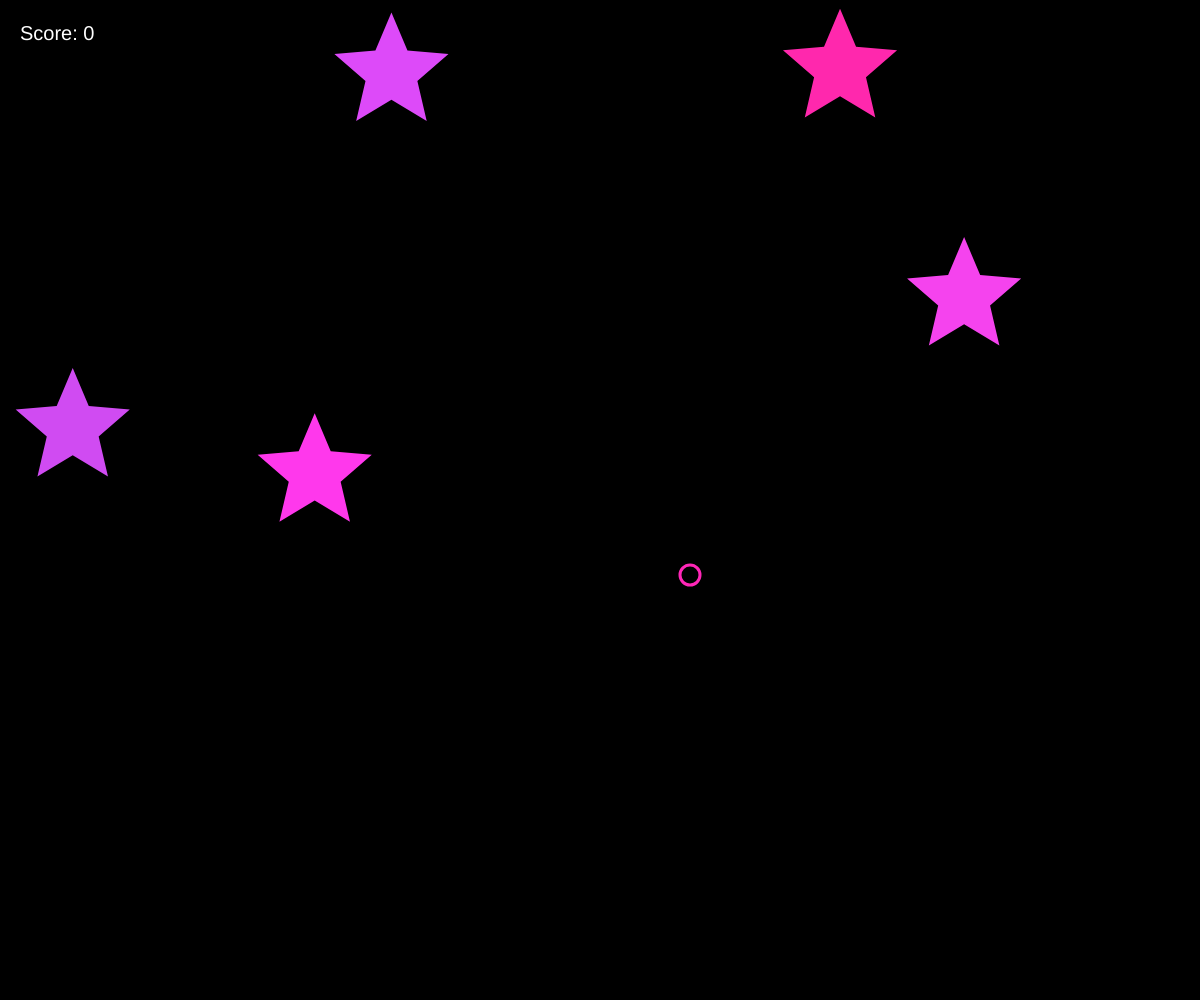
Frame 1 (no input)
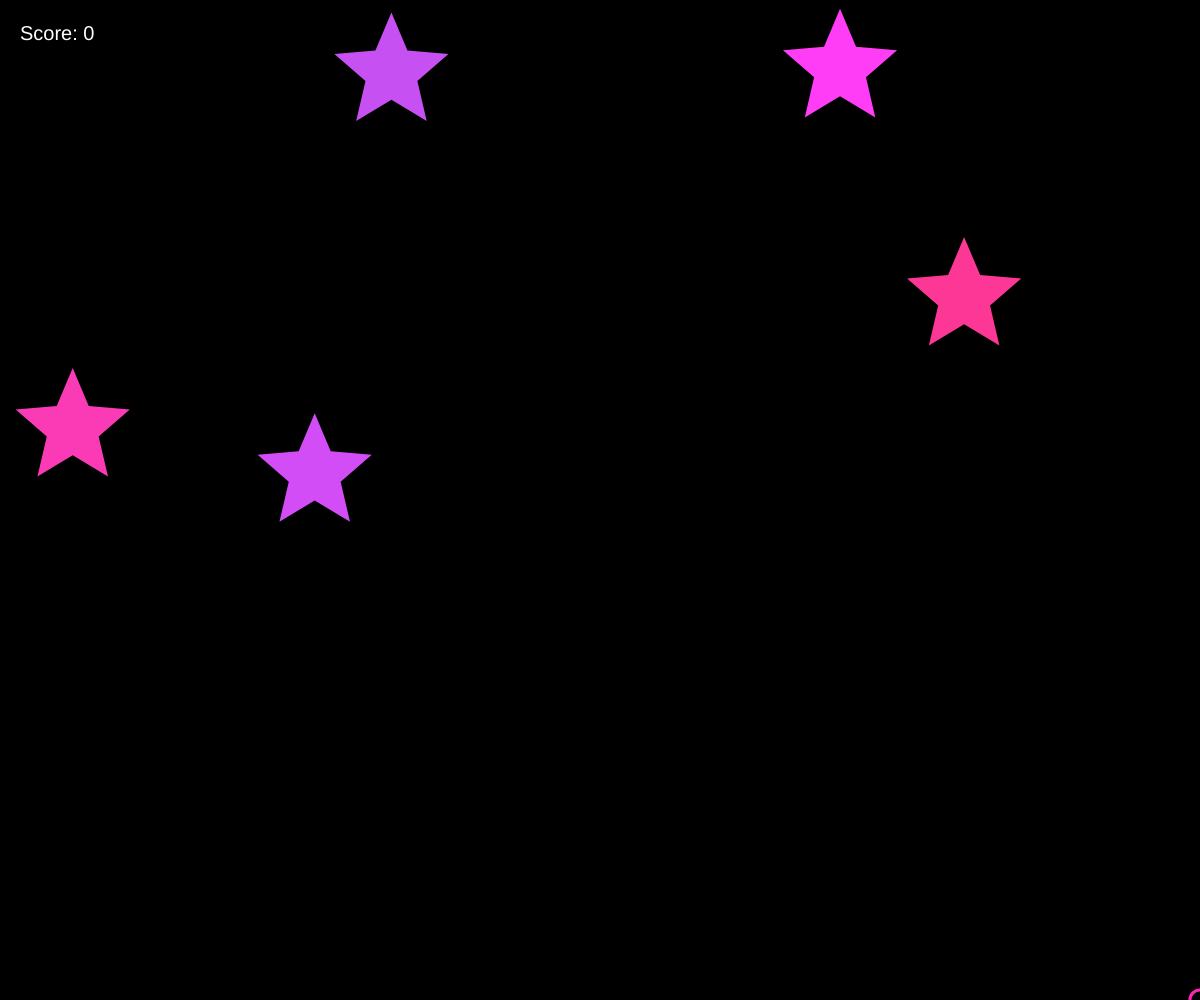
Frame 60 (no input)
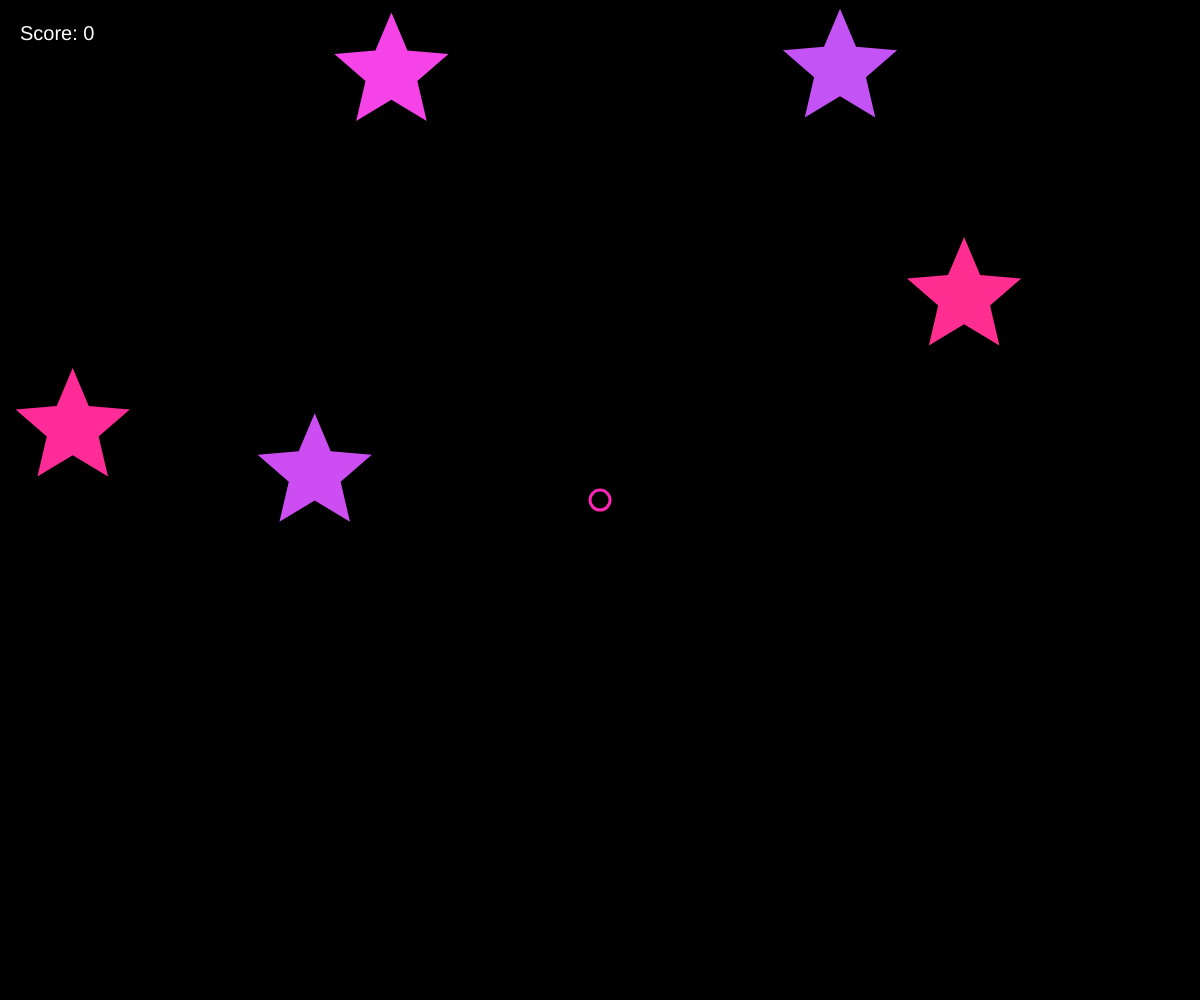
Frame 120 (the mouse pressed at the canvas centre since frame 60)

The p5.js sketch that drew these frames (run headless with seeded random() and noise() and a simulated clock; from frame 60 on, the mouse is pressed at the canvas centre):

// p5.js sketch
// ── sketch.js
let stars = [];
let score = 0;

let cursorX, cursorY;
let targetX, targetY;

const VEL_HUIDA = 30;
const RADIO_DETECCION = 140;
const LERP_CURSOR = 0.15;


const PALETTE = [
  { h: 320, s: 85, b: 100 },
  { h: 300, s: 75, b: 100 },
  { h: 280, s: 65, b: 95  },
  { h: 290, s: 70, b: 95  },
  { h: 340, s: 80, b: 100 }
];

let scorePop = 0;
let floatTexts = [];
const SCORE_POR_FRAME = 1;


let colorPool = [];

function setup() {
  createCanvas(windowWidth, windowHeight);
  colorMode(HSB, 360, 100, 100, 100);
  noCursor();

  cursorX = width / 2;
  cursorY = height / 2;

  resetColorPool();

  for (let i = 0; i < 5; i++) spawnStar();
}

function draw() {
  background(0, 0, 0);

  targetX = width - mouseX;
  targetY = height - mouseY;
  cursorX = lerp(cursorX, targetX, LERP_CURSOR);
  cursorY = lerp(cursorY, targetY, LERP_CURSOR);

  for (let i = stars.length - 1; i >= 0; i--) {
    let s = stars[i];
    s.update();
    s.display();

    let d = dist(cursorX, cursorY, s.pos.x, s.pos.y);

    if (d < s.size + 4) {
      s.size -= 1.5;

      score += SCORE_POR_FRAME;
      scorePop = 1;

      stroke(0, 0, 100, 35);
      strokeWeight(2);
      line(cursorX, cursorY, s.pos.x, s.pos.y);

      if (s.size < 4) {
        score += 50;
        scorePop = 1;

        floatTexts.push({
          x: s.pos.x,
          y: s.pos.y,
          t: "+50",
          life: 45
        });

        releaseColor(s.baseCol);

        stars.splice(i, 1);
        spawnStar();
      }
    }
  }

  updateFloatTexts();
  drawHUD();
}

class Star {
  constructor(x, y, col) {
    this.pos = createVector(x, y);
    this.vel = createVector(0, 0);
    this.size = 60;

    this.baseCol = col;               
    this.colorIndex = this.indexOfCol(col); 
    this.colorLerp = random(0, 1);     
    this.colorSpeed = random(0.008, 0.018); 
  }

  indexOfCol(col) {

    for (let i = 0; i < PALETTE.length; i++) {
      let c = PALETTE[i];
      if (c.h === col.h && c.s === col.s && c.b === col.b) return i;
    }
    return floor(random(PALETTE.length));
  }

  update() {

    this.colorLerp += this.colorSpeed;
    if (this.colorLerp >= 1) {
      this.colorLerp = 0;
      this.colorIndex = (this.colorIndex + 1) % PALETTE.length;
    }

    let d = dist(cursorX, cursorY, this.pos.x, this.pos.y);

    if (d < RADIO_DETECCION) {
      let huida = createVector(this.pos.x - cursorX, this.pos.y - cursorY);
      huida.setMag(VEL_HUIDA);
      this.vel.lerp(huida, 0.5);
    }

    this.vel.mult(0.94);
    this.pos.add(this.vel);

    if (
      this.pos.x < -50 || this.pos.x > width + 50 ||
      this.pos.y < -50 || this.pos.y > height + 50
    ) {
      this.pos.x = width / 2 + random(-60, 60);
      this.pos.y = height / 2 + random(-60, 60);
      this.vel.mult(0);
    }
  }

  display() {

    let c1 = PALETTE[this.colorIndex];
    let c2 = PALETTE[(this.colorIndex + 1) % PALETTE.length];

    let h = lerp(c1.h, c2.h, this.colorLerp);
    let s = lerp(c1.s, c2.s, this.colorLerp);
    let b = lerp(c1.b, c2.b, this.colorLerp);

    push();
    translate(this.pos.x, this.pos.y);
    fill(h, s, b);
    noStroke();

    beginShape();
    for (let i = 0; i < 10; i++) {
      let r = i % 2 === 0 ? this.size : this.size / 2.2;
      let a = TWO_PI * i / 10 - HALF_PI;
      vertex(r * cos(a), r * sin(a));
    }
    endShape(CLOSE);
    pop();
  }
}

function drawHUD() {
  stroke(320, 85, 100);
  strokeWeight(3);
  noFill();
  ellipse(cursorX, cursorY, 20);

  scorePop = lerp(scorePop, 0, 0.15);
  let popScale = 1 + scorePop * 0.35;

  push();
  fill(0, 0, 100);
  noStroke();
  textSize(20 * popScale);
  textAlign(LEFT, BASELINE);
  text("Score: " + floor(score), 20, 40);
  pop();
}

function updateFloatTexts() {
  for (let i = floatTexts.length - 1; i >= 0; i--) {
    let f = floatTexts[i];
    f.y -= 1.2;
    f.life--;

    let a = map(f.life, 0, 45, 0, 100);

    push();
    noStroke();
    textSize(18);
    textAlign(LEFT, BASELINE);
    fill(60, 90, 100, a);
    text(f.t, f.x, f.y);
    pop();

    if (f.life <= 0) floatTexts.splice(i, 1);
  }
}

function resetColorPool() {
  colorPool = PALETTE.slice();
  shuffle(colorPool, true);
}

function pickUniqueColor() {
  if (colorPool.length === 0) resetColorPool();
  return colorPool.pop();
}

function releaseColor(col) {
  colorPool.push(col);
  shuffle(colorPool, true);
}

function spawnStar() {
  const col = pickUniqueColor();
  stars.push(new Star(random(width), random(height), col));
}

function windowResized() {
  resizeCanvas(windowWidth, windowHeight);
}
